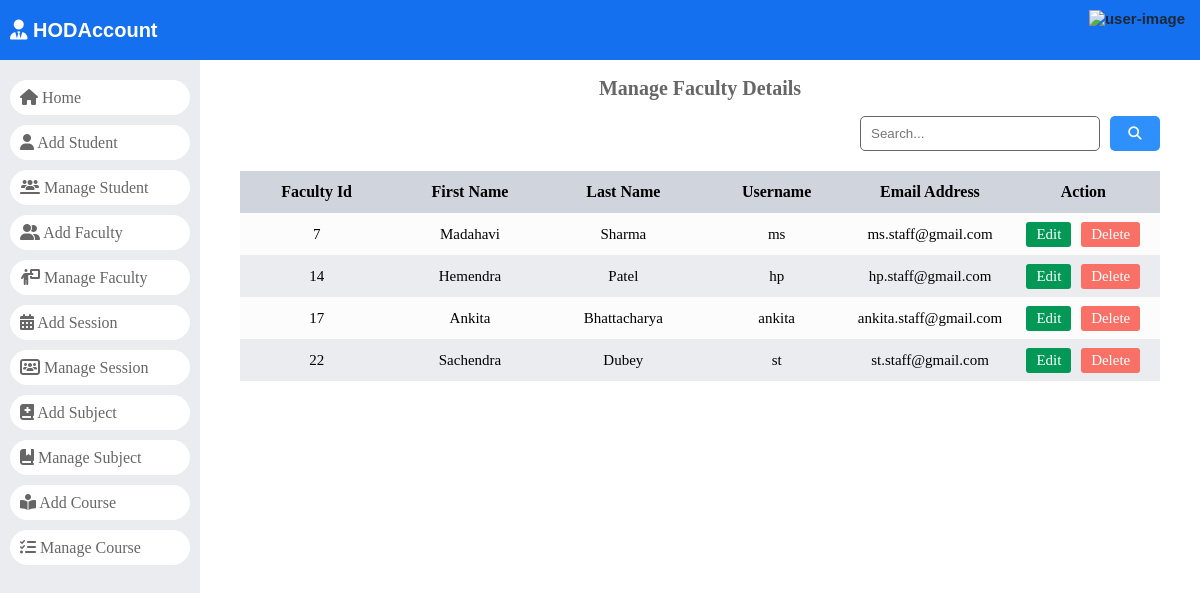
/manage_staff/, run on an earlier commit of the app's database.
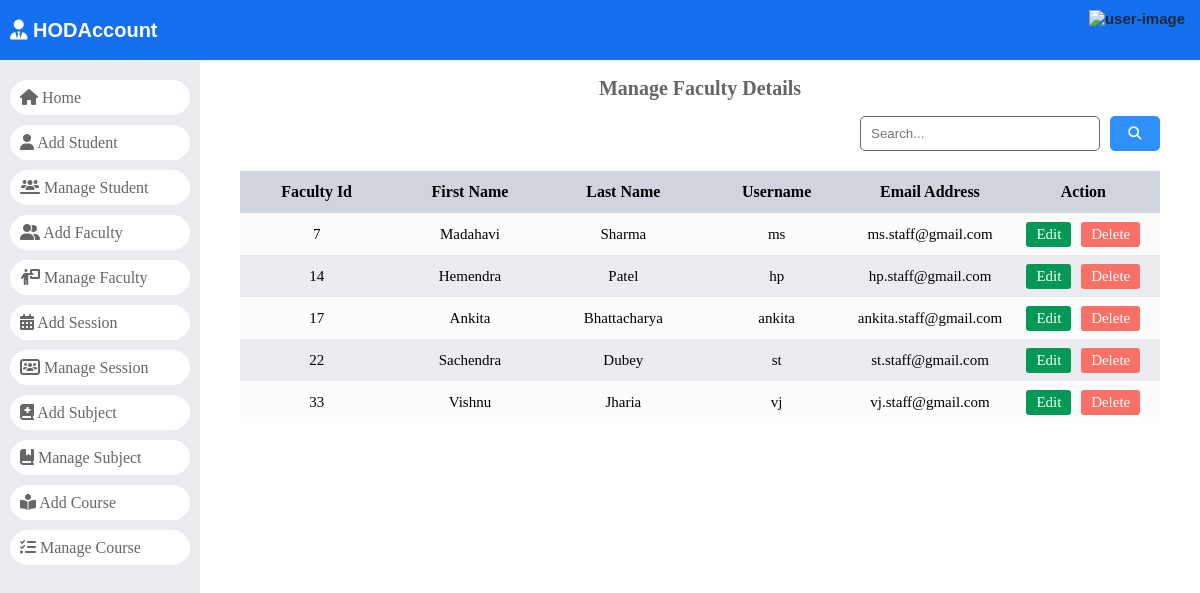
And on a later commit of the database.
### dashboard/models.py (models this page shows)
class Staffs(models.Model):
	id = models.AutoField(primary_key=True)
	admin = models.OneToOneField(CustomUser, on_delete = models.CASCADE)
	address = models.TextField()
	created_at = models.DateTimeField(auto_now_add=True)
	updated_at = models.DateTimeField(auto_now=True)
	objects = models.Manager()

class CustomUser(AbstractUser):
	HOD = '1'
	STAFF = '2'
	STUDENT = '3'
	EMAIL_TO_USER_TYPE_MAP = {
		'hod': HOD,
		'staff': STAFF,
		'student': STUDENT
	}
	user_type_data = ((HOD, "HOD"), (STAFF, "Staff"), (STUDENT, "Student"))
	user_type = models.CharField(default=1, choices=user_type_data, max_length=10)

### dashboard/HodViews.py (the view)
# urls.py: path('manage_staff/', HodViews.manage_staff, name="manage_staff"),
def manage_staff(request):
    staffs = Staffs.objects.all()
    context = {
        "staffs": staffs
    }
    return render(request, "Hod Page/manage_faculty.html", context)

### dashboard/templates/Hod Page/manage_faculty.html (shortened to what this page needs)
{% load static %}
<!DOCTYPE html>
<html lang="en">
<head>
    <link rel="stylesheet" href="https://cdnjs.cloudflare.com/ajax/libs/font-awesome/6.5.1/css/all.min.css"
 />
    <link rel="stylesheet" href="{% static 'style.css' %}">
</head>
<body>
    <header>
        <div>
            <a href="/">
                <div class="logo">
                    <i class="fa-solid fa-user-tie"></i>
                    HODAccount
                </div>
            </a>
        </div>
        {% include '../headerUser.html' %}
    </header>
    <div id="main">
        {% include './navigation.html' %}
        <div id="student_record">
            <div class="page-title">
                <h2>Manage Faculty Details</h2>
            </div>
            <div id="search-bar">
                <form action="" method="GET" class="search-form" data-search-record="#faculty-data tr">
                    <input type="search" name="search" id="search" placeholder="Search...">
                    <button type="submit">
                        <i class="fa-solid fa-magnifying-glass"></i>
                    </button>
                </form>
            </div>
            <div id="expese-record" class="record">
                <table>
                    <thead>
                        <tr>
                            <th>Faculty Id</th>
                            <th>First Name</th>
                            <th>Last Name</th>
                            <th>Username</th>
                            <th>Email Address</th>
                            <th>Action</th>
                        </tr>
                    </thead>
                    <tbody id="faculty-data">
                        {% for staff in staffs %}
                        <tr>
                            <td>{{ staff.admin.id }}</td>
                            <td>{{ staff.admin.first_name }}</td>
                            <td>{{ staff.admin.last_name }}</td>
                            <td>{{ staff.admin.username }}</td>
                            <td>{{ staff.admin.email }}</td>
                            <td class="action">
                                <a href="{% url 'edit_staff' staff.admin.id %}" class="edit btn">
                                    Edit</a>
                                <a href="{% url 'delete_staff' staff.admin.id %}" class="delete btn">
                                    Delete
                                </a>
                            </td>
                        </tr>
                        {% endfor %}
                    </tbody>
                </table>
            </div>
        </div>
    </div>
</body>
</html>

What changed in the data, as far as the page shows it:
added Staffs: admin.id "33", admin.first_name "Vishnu", admin.last_name "Jharia", admin.username "vj", admin.email "vj.staff@gmail.com"
